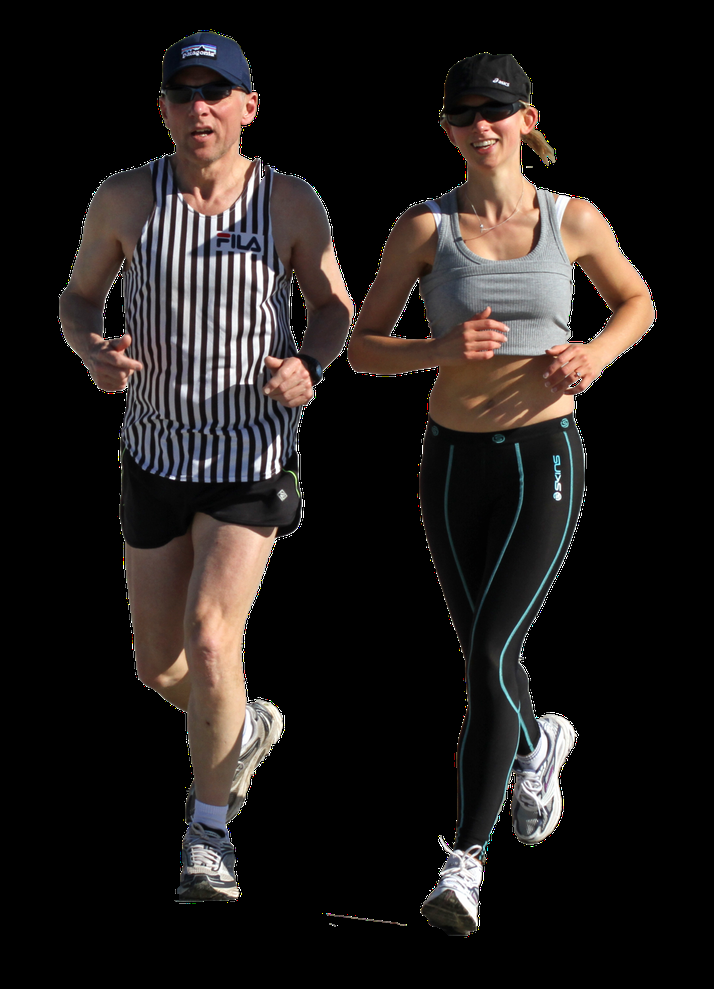
#> input picture openCV/proyecto_facial/people.png, 714 x 989 px, shrunk from 1280 x 1774 before the run, found by its file name
$ python prubas.py
#> lines starting #> are read from the running program, lines starting #| are printed output that depends on the picture
# importing cv2
import cv2

# path
path = 'fundamento_python/openCV/proyecto_facial/people.png'
# Reading an image in default mode
src = cv2.imread(path)
#> src is the input picture: shape (989, 714, 3); mean B, G, R 27.4, 29.2, 33.8

# Window name in which image is displayed
window_name = 'Image'

# Using cv2.cvtColor() method
# Using cv2.COLOR_BGR2GRAY color space
# conversion code
image = cv2.cvtColor(src, cv2.COLOR_BGR2GRAY )
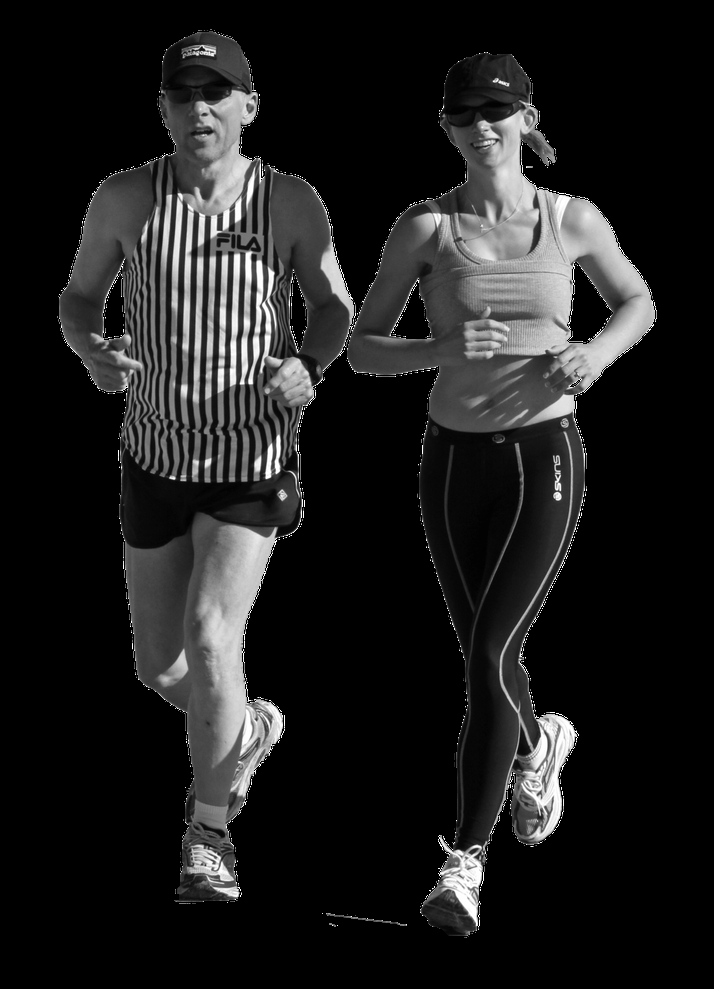
#> image: shape (989, 714); min 0, max 255, mean 30.3

# Displaying the image
cv2.imshow(window_name, image)

face_cascade = cv2.CascadeClassifier(cv2.data.haarcascades + "haarcascade_frontalface_default.xml")

detected_faces = face_cascade.detectMultiScale(image=image, scaleFactor=1.3, minNeighbors=4)
#> detected_faces = ()
